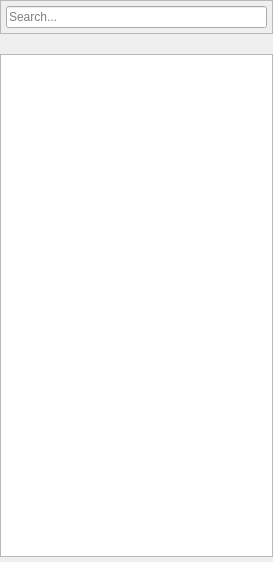
<?xml version="1.0" encoding="UTF-8"?>
<ui version="4.0">
 <class>NodePaletteDockWidget</class>
 <widget class="QDockWidget" name="NodePaletteDockWidget">
  <property name="geometry">
   <rect>
    <x>0</x>
    <y>0</y>
    <width>273</width>
    <height>562</height>
   </rect>
  </property>
  <widget class="QWidget" name="dockWidgetContents">
   <property name="sizePolicy">
    <sizepolicy hsizetype="Ignored" vsizetype="Ignored">
     <horstretch>0</horstretch>
     <verstretch>0</verstretch>
    </sizepolicy>
   </property>
   <layout class="QVBoxLayout" name="verticalLayout">
    <property name="spacing">
     <number>3</number>
    </property>
    <property name="leftMargin">
     <number>0</number>
    </property>
    <property name="topMargin">
     <number>0</number>
    </property>
    <property name="rightMargin">
     <number>0</number>
    </property>
    <property name="bottomMargin">
     <number>5</number>
    </property>
    <item>
     <widget class="QFrame" name="searchFrame">
      <property name="sizePolicy">
       <sizepolicy hsizetype="Expanding" vsizetype="Fixed">
        <horstretch>0</horstretch>
        <verstretch>0</verstretch>
       </sizepolicy>
      </property>
      <property name="frameShape">
       <enum>QFrame::StyledPanel</enum>
      </property>
      <property name="frameShadow">
       <enum>QFrame::Raised</enum>
      </property>
      <layout class="QHBoxLayout" name="horizontalLayout">
       <property name="leftMargin">
        <number>5</number>
       </property>
       <property name="topMargin">
        <number>5</number>
       </property>
       <property name="rightMargin">
        <number>5</number>
       </property>
       <property name="bottomMargin">
        <number>5</number>
       </property>
       <item>
        <widget class="AzQtComponents::SearchLineEdit" name="m_quickFilter">
         <property name="sizePolicy">
          <sizepolicy hsizetype="Expanding" vsizetype="Fixed">
           <horstretch>0</horstretch>
           <verstretch>0</verstretch>
          </sizepolicy>
         </property>
         <property name="inputMask">
          <string/>
         </property>
         <property name="placeholderText">
          <string>Search...</string>
         </property>
        </widget>
       </item>
      </layout>
     </widget>
    </item>
    <item>
     <widget class="QFrame" name="frame">
      <property name="sizePolicy">
       <sizepolicy hsizetype="Expanding" vsizetype="Fixed">
        <horstretch>0</horstretch>
        <verstretch>0</verstretch>
       </sizepolicy>
      </property>
      <property name="frameShape">
       <enum>QFrame::NoFrame</enum>
      </property>
      <property name="frameShadow">
       <enum>QFrame::Plain</enum>
      </property>
      <property name="lineWidth">
       <number>0</number>
      </property>
      <layout class="QVBoxLayout" name="verticalLayout_2">
       <property name="spacing">
        <number>0</number>
       </property>
       <property name="leftMargin">
        <number>4</number>
       </property>
       <property name="topMargin">
        <number>0</number>
       </property>
       <property name="rightMargin">
        <number>0</number>
       </property>
       <property name="bottomMargin">
        <number>0</number>
       </property>
       <item>
        <widget class="GraphCanvas::AutoElidingLabel" name="m_categoryLabel">
         <property name="sizePolicy">
          <sizepolicy hsizetype="Expanding" vsizetype="Fixed">
           <horstretch>0</horstretch>
           <verstretch>0</verstretch>
          </sizepolicy>
         </property>
         <property name="text">
          <string/>
         </property>
        </widget>
       </item>
      </layout>
     </widget>
    </item>
    <item>
     <layout class="QVBoxLayout" name="contentLayout">
      <item>
       <widget class="GraphCanvas::NodePaletteTreeView" name="treeView"/>
      </item>
     </layout>
    </item>
   </layout>
  </widget>
 </widget>
 <customwidgets>
  <customwidget>
   <class>GraphCanvas::AutoElidingLabel</class>
   <extends>QLabel</extends>
   <header>StaticLib/GraphCanvas/Widgets/AutoElidingLabel.h</header>
  </customwidget>
  <customwidget>
   <class>AzQtComponents::SearchLineEdit</class>
   <extends>QLineEdit</extends>
   <header location="global">AzQtComponents/Components/SearchLineEdit.h</header>
  </customwidget>
  <customwidget>
   <class>GraphCanvas::NodePaletteTreeView</class>
   <extends>QTreeView</extends>
   <header location="global">StaticLib/GraphCanvas/Widgets/NodePalette/NodePaletteTreeView.h</header>
  </customwidget>
 </customwidgets>
 <resources/>
 <connections/>
</ui>
